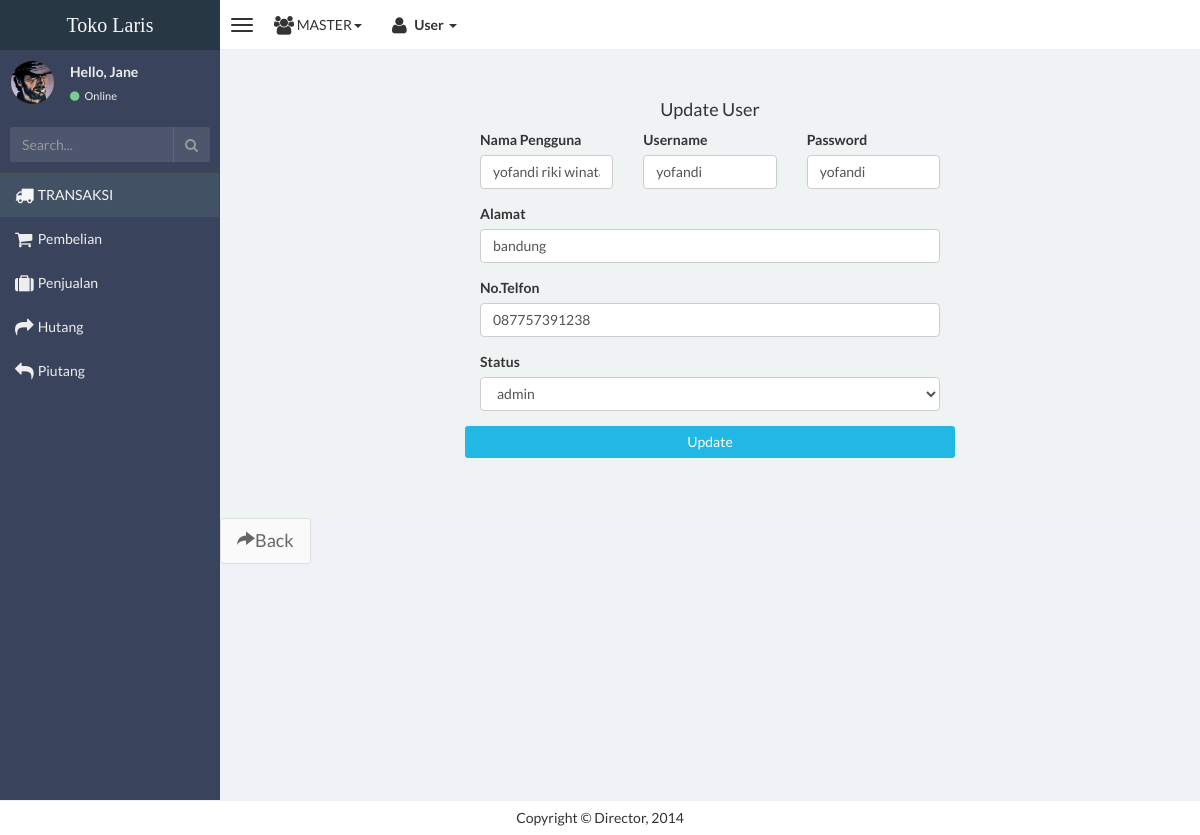
Page /master/update-user.php?id=1 (signed in) on the committed database.
### tables this page shows
CREATE TABLE `user` (
  `id_user` int(11) NOT NULL,
  `nama_pengguna` varchar(175) NOT NULL,
  `alamat` text NOT NULL,
  `telpon` varchar(20) NOT NULL,
  `level` varchar(20) NOT NULL,
  `username` varchar(175) NOT NULL,
  `password` varchar(200) NOT NULL
);

### master/update-user.php (the view, shortened to what this page needs)
<!DOCTYPE html>
<html>
<head>
    <link href="css/bootstrap.min.css" rel="stylesheet" type="text/css" />
    <link href="css/font-awesome.min.css" rel="stylesheet" type="text/css" />
    <link href="css/ionicons.min.css" rel="stylesheet" type="text/css" />
    <link href="css/morris/morris.css" rel="stylesheet" type="text/css" />
    <link href="css/jvectormap/jquery-jvectormap-1.2.2.css" rel="stylesheet" type="text/css" />
    <link href="css/datepicker/datepicker3.css" rel="stylesheet" type="text/css" />
    <link href="css/daterangepicker/daterangepicker-bs3.css" rel="stylesheet" type="text/css" />
    <link href="css/iCheck/all.css" rel="stylesheet" type="text/css" />
    <link href="css/style.css" rel="stylesheet" type="text/css" />
</head>
<body class="skin-black">
<?php include 'nav-bar.php'; ?>
<div class="wrapper row-offcanvas row-offcanvas-left">
    <aside class="left-side sidebar-offcanvas">
        <?php include 'side-bar.php'; ?>
    </aside>
                    <aside class="right-side">
                <section class="content">
                    <div class="row" style="margin-bottom:5px;">
                    <div class="content">
            <div class="container-fluid">
                <center><h4>Update User</h4></center>
                <div class="row">
                    <div class="col-md-3">
                    </div>
                    <div class="col-md-6">
                        <form method="POST" action="proses-update.php">
                             <?php
                                include "koneksi.php";
                                $id=$_GET['id'];
                                $result=mysqli_query($link, "SELECT * FROM user where id_user='$id' ");
                                $row=mysqli_fetch_array($result);
                            ?>
                            <div class="row">
                                <div class="col-md-4">
                                    <div class="form-group">
                                        <label>Nama Pengguna</label>
                                        <input type="text" name="nama_pengguna" class="form-control" value="<?php echo $row['nama_pengguna'];?>">
                                    </div>
                                </div>
                                <div class="col-md-4">
                                    <div class="form-group">
                                        <label>Username</label>
                                        <input type="text" name="username" class="form-control" value="<?php echo $row['username'];?>">
                                    </div>
                                </div>
                                <div class="col-md-4">
                                    <div class="form-group">
                                        <label>Password</label>
                                        <input type="text" name="password" class="form-control" value="<?php echo $row['password'];?>">
                                    </div>
                                </div>
                            </div>
                            <div class="row">
                                <div class="col-md-12">
                                    <div class="form-group">
                                        <label>Alamat</label>
                                        <input type="text" name="alamat" class="form-control" value="<?php echo $row['alamat'];?>">
                                    </div>
                                </div>
                            </div>
                            <div class="row">
                                <div class="col-md-12">
                                    <div class="form-group">
                                        <label>No.Telfon</label>
                                        <input type="text" name="telpon" class="form-control" value="<?php echo $row['telpon'];?>">
                                    </div>
                                </div>
                            </div>
                            <div class="row">
                                <div class="col-md-12">
                                    <div class="form-group">
                                        <label>Status</label>
                                        <select class="form-control" name="level">
                                            <option><?php echo $row['level']; ?></option>
                                        </select>
                                    </div>
                                </div>
                            </div>
                            <div class="row">
                                <div class="form-group">
                                    <INPUT type="submit" name="update" class="btn btn-block btn-info" VALUE="Update">
                                </div>
                            </div>
                        </div>
                      </section>
                      <a href="daftar-user.php" class="btn btn-lg btn-default"><span class="glyphicon glyphicon-share-alt"></span>Back</a>
                  </div>
                <div class="footer-main">
                    Copyright &copy Director, 2014
                </div>
</body>
</html>

### rows in the picture
user: nama_pengguna "yofandi riki winata", username "yofandi", password "yofandi", alamat "bandung", telpon "087757391238", level "admin"
